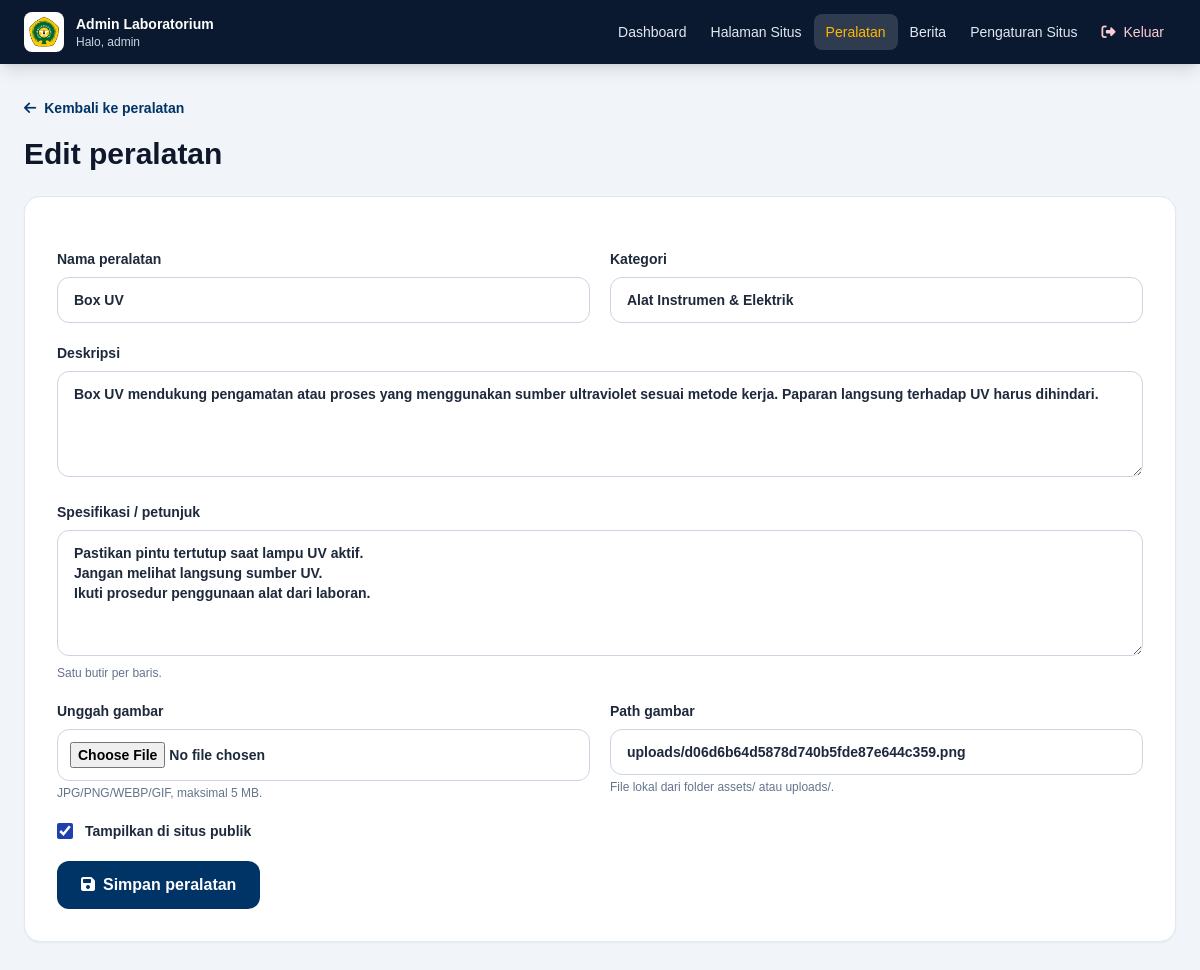
The app's page /admin/equipment-edit.php?slug=box-uv (signed in) with its own data.
### tables this page shows
CREATE TABLE equipment (
            id INTEGER PRIMARY KEY AUTOINCREMENT,
            slug TEXT NOT NULL UNIQUE,
            name TEXT NOT NULL,
            category TEXT NOT NULL DEFAULT "",
            description TEXT NOT NULL DEFAULT "",
            image_path TEXT NOT NULL DEFAULT "",
            specifications TEXT NOT NULL DEFAULT "",
            published INTEGER NOT NULL DEFAULT 1,
            views INTEGER NOT NULL DEFAULT 0,
            created_at TEXT NOT NULL DEFAULT CURRENT_TIMESTAMP,
            updated_at TEXT NOT NULL DEFAULT CURRENT_TIMESTAMP
        );

### app/bootstrap.php (called while the page is built, shortened)
<?php
function h($value)
{
    return htmlspecialchars((string) $value, ENT_QUOTES | ENT_SUBSTITUTE, 'UTF-8');
}

### admin/equipment-edit.php (the view, shortened to what this page needs)
<?php
require_once __DIR__ . '/bootstrap.php';
$slug = isset($_GET['slug']) && is_string($_GET['slug']) ? trim($_GET['slug']) : '';
$editing = $slug !== '';
$item = ['slug' => '', 'name' => '', 'category' => '', 'description' => '', 'image_path' => '', 'specifications' => '', 'published' => 1];
if ($editing) {
    $statement = $db->prepare('SELECT * FROM equipment WHERE slug=?');
    $statement->execute([$slug]);
    $item = $statement->fetch();
}
?>
<div class="mb-6"><a href="equipment.php" class="text-sm font-bold text-undanaBlue hover:underline"><i class="fa-solid fa-arrow-left mr-2"></i>Kembali ke peralatan</a><h1 class="mt-4 text-3xl font-extrabold text-slate-900"><?= $editing ? 'Edit peralatan' : 'Tambah peralatan' ?></h1></div>
<form method="post" enctype="multipart/form-data" class="space-y-5 rounded-2xl border border-slate-200 bg-white p-5 shadow-sm sm:p-8">
    <div class="grid gap-5 sm:grid-cols-2">
        <label class="block text-sm font-semibold">Nama peralatan<input name="name" value="<?= h($item['name']) ?>" required class="mt-2 w-full rounded-xl border border-slate-300 px-4 py-3"></label>
        <label class="block text-sm font-semibold">Kategori<input name="category" value="<?= h($item['category']) ?>" required class="mt-2 w-full rounded-xl border border-slate-300 px-4 py-3"></label>
        <label class="block text-sm font-semibold sm:col-span-2">Deskripsi<textarea name="description" rows="4" class="mt-2 w-full rounded-xl border border-slate-300 px-4 py-3"><?= h($item['description']) ?></textarea></label>
        <label class="block text-sm font-semibold sm:col-span-2">Spesifikasi / petunjuk<textarea name="specifications" rows="5" class="mt-2 w-full rounded-xl border border-slate-300 px-4 py-3"><?= h($item['specifications']) ?></textarea><span class="mt-1 block text-xs font-normal text-slate-500">Satu butir per baris.</span></label>
        <label class="block text-sm font-semibold">Unggah gambar<input type="file" name="image" accept="image/jpeg,image/png,image/webp,image/gif" class="mt-2 block w-full rounded-xl border border-slate-300 px-3 py-3 text-sm"><span class="mt-1 block text-xs font-normal text-slate-500">JPG/PNG/WEBP/GIF, maksimal 5 MB.</span></label>
        <label class="block text-sm font-semibold">Path gambar<input name="image_path" value="<?= h($item['image_path']) ?>" placeholder="assets/neraca-analitik.svg" class="mt-2 w-full rounded-xl border border-slate-300 px-4 py-3"><span class="mt-1 block text-xs font-normal text-slate-500">File lokal dari folder assets/ atau uploads/.</span></label>
        <label class="flex items-center gap-3 text-sm font-semibold"><input type="checkbox" name="published" value="1" <?= $item['published'] ? 'checked' : '' ?> class="h-4 w-4 accent-blue-800">Tampilkan di situs publik</label>
    </div>
    <button class="rounded-xl bg-undanaBlue px-6 py-3 font-bold text-white hover:bg-blue-900"><i class="fa-solid fa-floppy-disk mr-2"></i>Simpan peralatan</button>
</form>

### admin/bootstrap.php (style rules this page uses)
body { font-family:Arial,sans-serif }

### records on screen
equipment: name "Box UV", category "Alat Instrumen & Elektrik", description "Box UV mendukung pengamatan atau proses yang menggunakan sumber ultraviolet sesuai metode kerja. Paparan langsung terhadap UV harus dihindari.", specifications "Pastikan pintu tertutup saat lampu UV aktif. Jangan melihat langsung sumber UV. Ikuti prosedur penggunaan alat dari laboran.", image_path "uploads/d06d6b64d5878d740b5fde87e644c359.png", published "☑"

### other values on screen
$adminName "admin"
$label "Dashboard"
$label "Halaman Situs"
$label "Peralatan"
$label "Berita"
$label "Pengaturan Situs"
